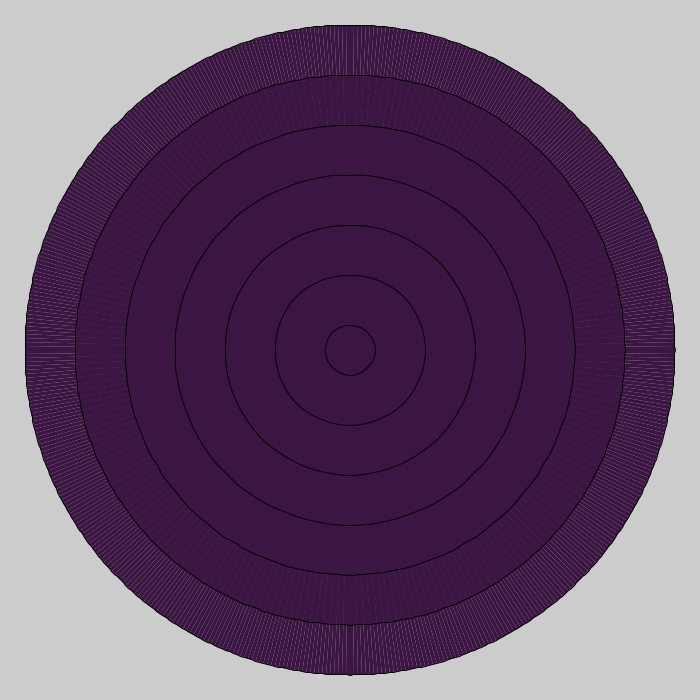
Frame 1 (no input)
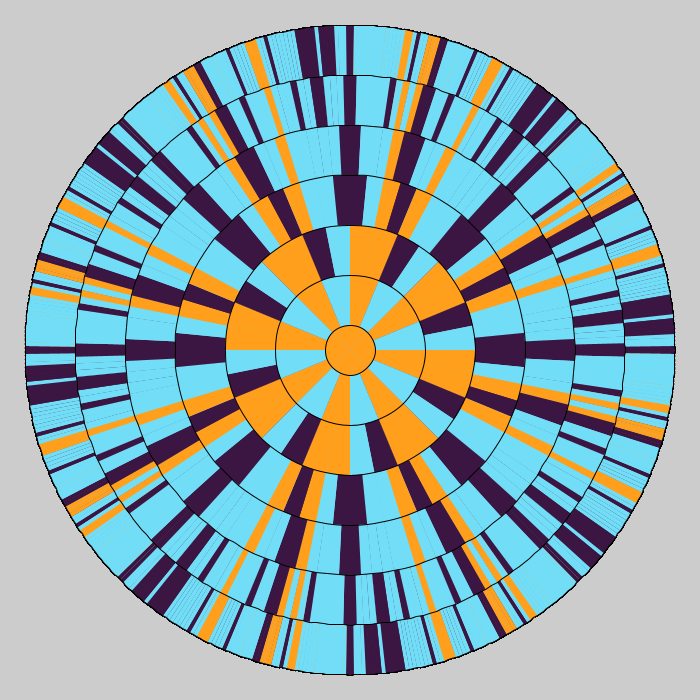
Frame 60 (the mouse pressed at the canvas centre just before this capture)
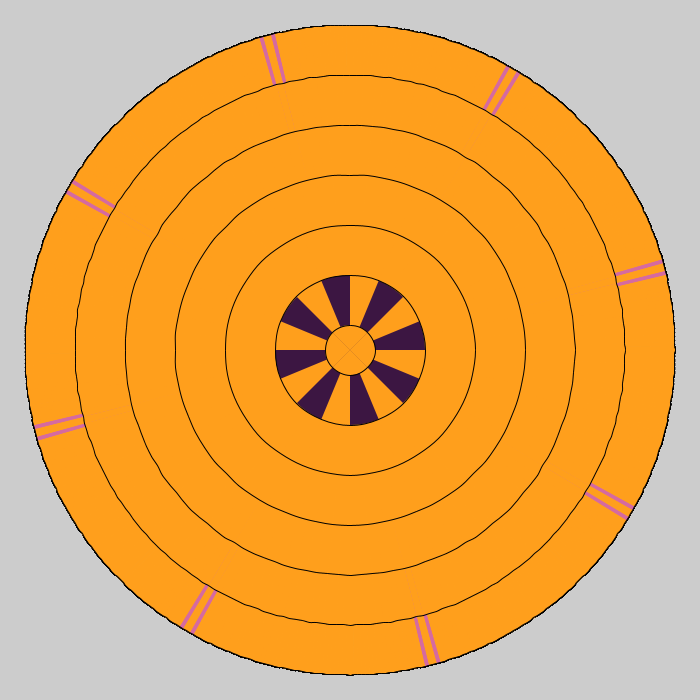
Frame 120 (the mouse held since frame 60 and released just before this capture)

The Processing sketch that drew these frames (run headless with seeded random() and noise(); from frame 60 on, the mouse is pressed at the canvas centre):

// Processing sketch: Mandala
// ── Mandala.pde


final int LEVELS = 7;
final int LEVEL_HEIGHT = 50;
final int SIZE = 2*LEVELS*LEVEL_HEIGHT;

final int PURPLE = 0;
final int BLUE = 1;
final int PINK = 2;
final int ORANGE = 3;

final float PROB_DOWN = 0.5;
final float PROB_DIAG = 0.8;

int[][] cells;

void settings() {
  size(SIZE, SIZE);
}

void setup() {
  cells = new int[LEVELS][];
  for (int i=0; i<LEVELS; i++) {
    cells[i] = new int[int(pow(2, i))];
    for (int j=0; j < cells[i].length; j++) {
      cells[i][j] = PURPLE;
    }
  }
}

void draw() {
  for (int i=LEVELS-1; i>=0; i--) {
    int len = cells[i].length;
    for (int j=0; j < len; j++) {
      fill(getColor(cells[i][j]));
      for (int k=0; k<8; k++) {
        arc(SIZE/2, SIZE/2, (2*(i+1)-1)*LEVEL_HEIGHT, (2*(i+1)-1)*LEVEL_HEIGHT, k*PI/4 + j*PI/(4*len), k*PI/4 + (j+1)*PI/(4*len));
      }
    }
  }
  updateCells();
}

color getColor(int c) {
  switch (c) {
  case PURPLE:
    return color(60, 22, 66);
  case BLUE:
    return color(114, 221, 247);
  case PINK:
    return color(213, 106, 160);
  default:
    return color(255, 159, 28);
  }
}

void updateCells() {
  for (int i=0; i<LEVELS; i++) {
    int len = cells[i].length;
    for (int j=0; j < len; j++) {
      updateCell(i, j);
    }
    //if (hasLargeGroup(i, len)) {
    //  clearLevel(i, len);
    //}
  }
}

// CONSTRAINT: cells[i][j] must be in bounds
void updateCell(int i, int j) {
  if (i==0) {
    cells[i][j] = floor(random(5));
  } else {
    int cb = colorBelow(i, j);
    if (cb != PURPLE) {
      if (random(1) < PROB_DOWN) {
        cells[i][j] = cb;
      }
    } else {
      if (random(1) < PROB_DIAG) {
        int cd = colorDiagonal(i, j);
        cells[i][j] = cd;
      }
    }
  }
}

// CONSTRAINT: i != 0, and cells[i][j] must be in bounds
int colorBelow(int i, int j) {
  return cells[i-1][j/2];
}

// CONSTRAINT: i != 0, and cells[i][j] must be in bounds
int colorDiagonal(int i, int j) {
  int len = int(pow(2, i-1));
  if (j%2==0) {
    return cells[i-1][(j/2 - 1 + len) % len];
  } else {
    return cells[i-1][(j/2 + 1) % len];
  }
}
